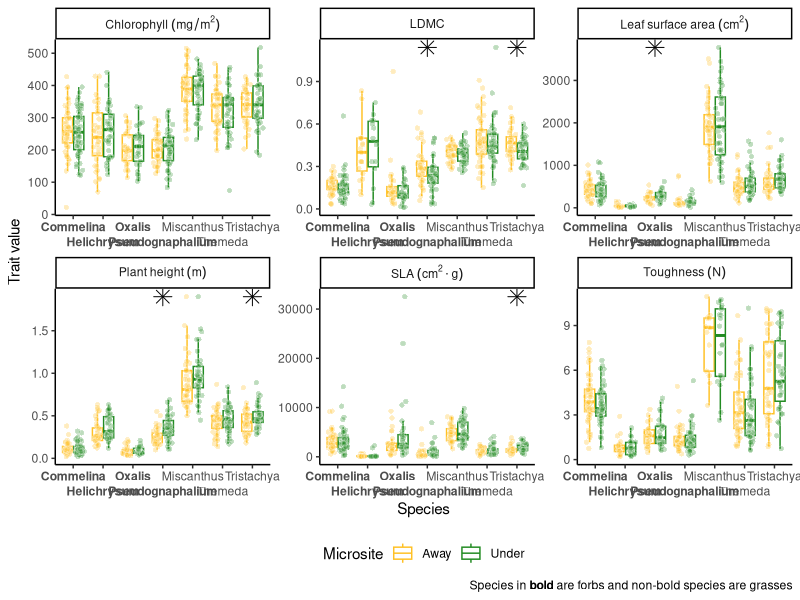
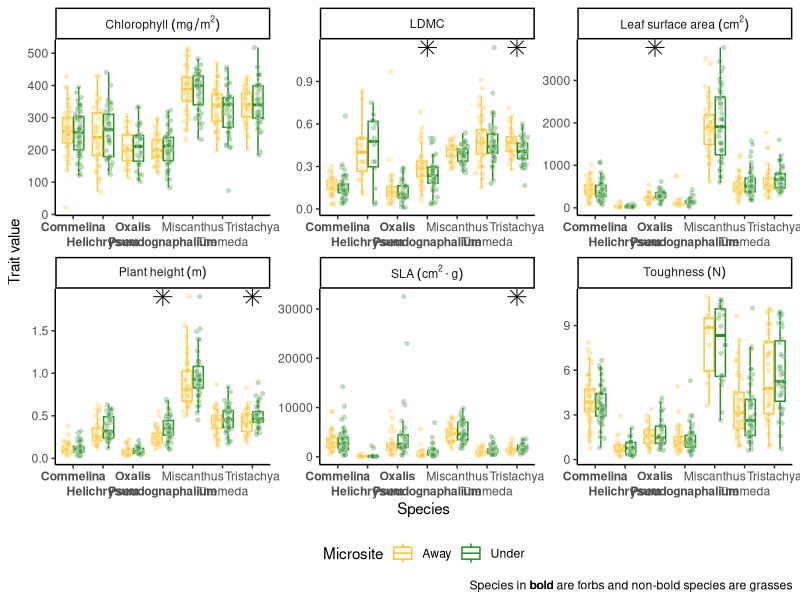

The R source for these figures, in order:
####Libraries####
library(ggforce)
library(ggtext)
library(tidyverse)

####Import data####
FT = read.table("data/FT.txt",header=T) %>%
  mutate(Pair = rep(1:286, each = 2), #unique pair code
         LDMC = Dmass/WMass, 
         SLA = SA/LDMC,
         microsite = case_when(Habitat == "Under" ~ "Under",
                               TRUE ~ "Away"))

FT_long = FT %>%
  select(Species, SA, Chlorophyll, Toughness, PHeight, LDMC, SLA, microsite) %>%
  mutate(Toughness = as.numeric(Toughness),
         PHeight = as.numeric(PHeight)) %>%
  pivot_longer(
    cols = -c(Species, microsite),
    names_to = "trait",
    values_to = "trait_val",
    values_drop_na = TRUE
  ) %>%
  mutate(Species = case_when(Species == "Pseudognath" ~ "**Pseudognaphalium**",
                             Species == "Oxalis" ~ "**Oxalis**",
                             Species == "Helichrysum" ~ "**Helichrysum**",
                             Species == "Commelina" ~ "**Commelina**",
                             TRUE ~ as.character(Species))) %>%
  mutate(Species = factor(Species, levels=c('**Commelina**', '**Helichrysum**', '**Oxalis**', '**Pseudognaphalium**', 
                                            'Miscanthus', 'Themeda', 'Tristachya')),
         trait = case_when(trait == 'Chlorophyll' ~ "Chlorophyll~(mg/m^2)",
                           trait == 'PHeight' ~ "Plant~height~(m)",
                           trait == 'SLA' ~ "SLA~(cm^2%.%g)",
                           trait == 'LDMC' ~ "LDMC",
                           trait == 'Toughness' ~ "Toughness~(N)",
                           trait == 'SA' ~ "Leaf~surface~area~(cm^2)"))


####t-test####

FT_ttest = 
  FT_long %>%
  group_by(trait, Species) %>%
  group_split() %>%
  map_dfr(. %>%
            summarise(trait = trait[1],
                      Species = Species[1],
                      p_val = t.test(trait_val ~ microsite, data = .)$p.value)) %>%
  full_join(FT_long %>%
              group_by(trait) %>%
              reframe(maxy = max(trait_val))) %>%
  filter(p_val < 0.05)

# plot 

ggplot(FT_long,
       aes(x = Species,
           y = trait_val)) +
  geom_boxplot(aes(colour = microsite),
               outliers = FALSE) +
  geom_point(data = FT_long %>%
               filter(microsite == "Under"),
             aes(x = as.numeric(Species) + 0.2,
                 y = trait_val),
             alpha = 0.3,
             fill = 'forestgreen',
             colour = "white",
             shape = 21,
             position = position_jitternormal(sd_x = 0.05, sd_y = 0)) +
  geom_point(data = FT_long %>%
               filter(microsite == "Away"),
             aes(x = as.numeric(as.factor(Species)) - 0.2,
                 y = trait_val),
             alpha = 0.3,
             fill = 'goldenrod1',
             colour = "white",
             shape = 21,
             position = position_jitternormal(sd_x = 0.05, sd_y = 0)) +
  geom_point(data = FT_ttest,
             aes(x = Species,
                 y = maxy),
             shape = 8,
             size = 4) +
  facet_wrap(vars(trait),
             scales = "free",
             labeller = label_parsed) +
  scale_x_discrete(guide = guide_axis(n.dodge = 2)) +
  scale_colour_manual(values = c('goldenrod1','forestgreen'),
                      name = "Microsite") +
  labs(y = "Trait value",
       caption = "Species in **bold** are forbs and non-bold species are grasses") +
  theme_classic() +
  theme(
    axis.text.x = element_markdown(),
    plot.caption = element_markdown(),
    legend.position = 'bottom'
  )

ggsave("figures/FT_boxplot.png",
       width = 13,
       height = 8)
